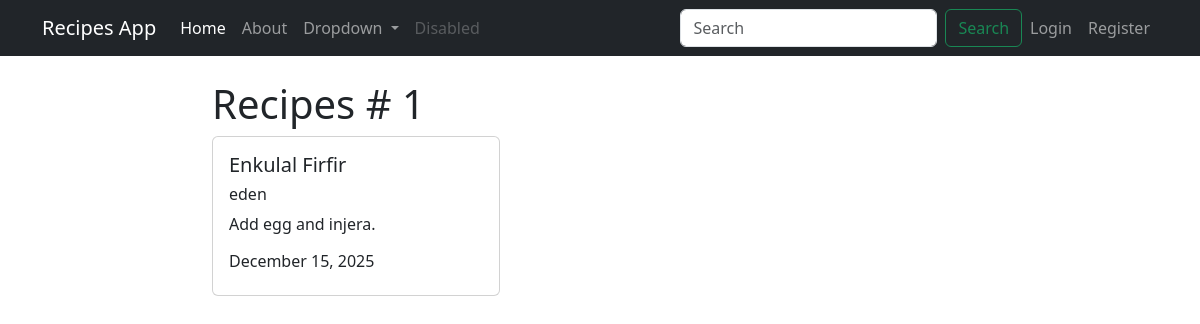
/recipe/1, run on the app's committed database.
### recipes/models.py (models this page shows, shortened)
class Recipe(models.Model):
    title = models.CharField(max_length=100)
    description = models.TextField()
    author = models.ForeignKey(User, on_delete=models.CASCADE )
    created_at = models.DateTimeField(auto_now_add=True)
    updated_at = models.DateTimeField(auto_now=True)

### recipes/views.py (the view)
# urls.py: path('recipe/<int:pk>', views.RecipeDetailView.as_view(), name="recipes-detail"),
class RecipeDetailView(DetailView):
    model = models.Recipe

### recipes/templates/recipes/recipe_detail.html
{% extends 'recipes/base.html' %}
{% block content %}
    <h1>Recipes # {{object.id}} </h1>
    <div class="card" style="width: 18rem;">
  <div class="card-body">
    <h5 class="card-title">{{object.title}} </h5>
    <h6 class="card-title">{{object.author}} </h6>
    <p class="card-text">{{object.description}}</p>
    <h6 class="card-title">{{object.updated_at | date:"F d, Y"}} </h6>
  </div>
</div>
    {% endblock content %}

### data on the page
Recipe: id "1", title "Enkulal Firfir", author "eden", description "Add egg and injera.", updated_at "December 15, 2025"
